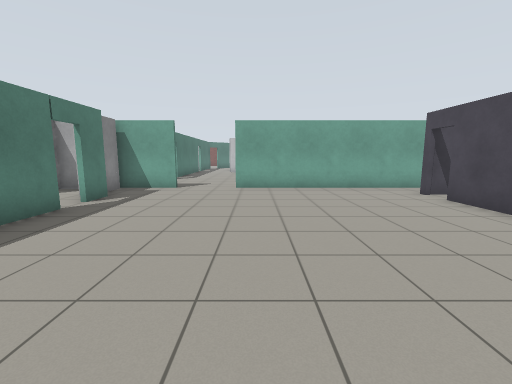
view 1 (above)

24 first-person views from a walk through a Gazebo world. The camera is 1.2 m above the floor, tilts 8° down and sees 90° across. The floor is counted in squares, 1 m on a side. Each view is taken from the middle of a square. On the plan, view 1 faces up. The plan holds only what a view shows up to about 12 squares ahead; the rest is blank. Simple patterns stand in for the simulator's built-in surfaces.

view 2
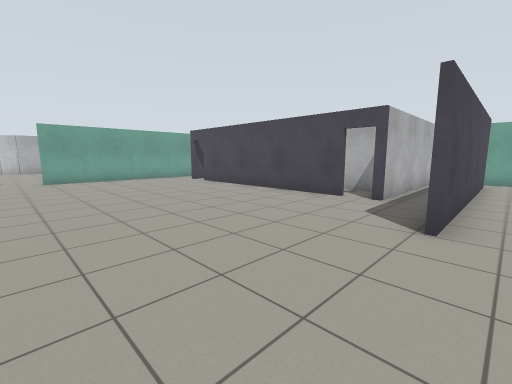

view 3
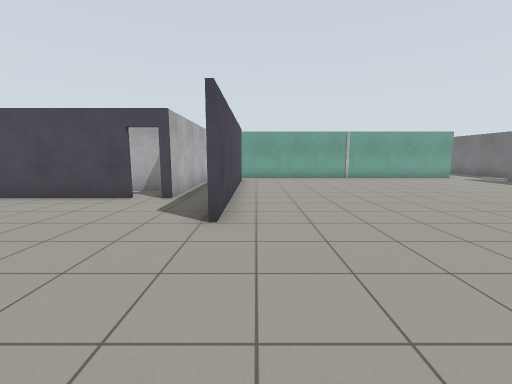

view 4
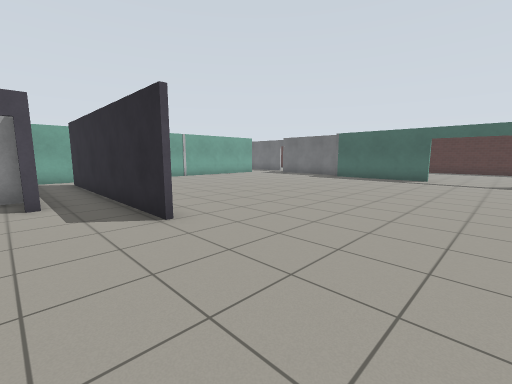

view 5
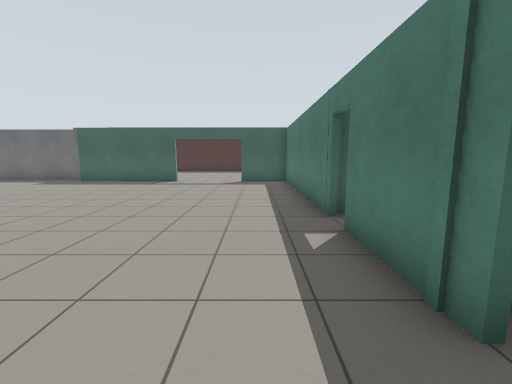

view 6
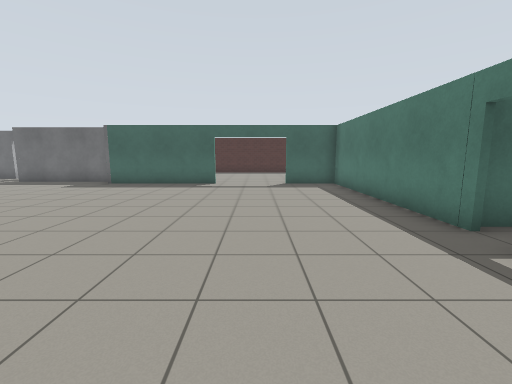

view 7
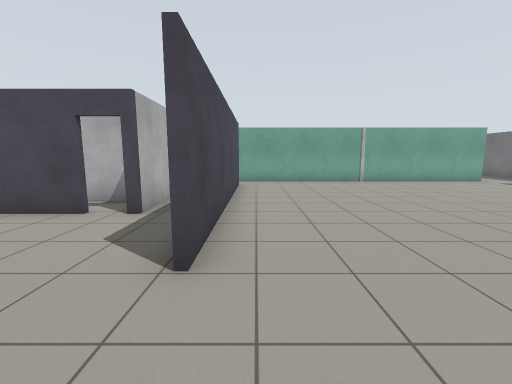

view 8
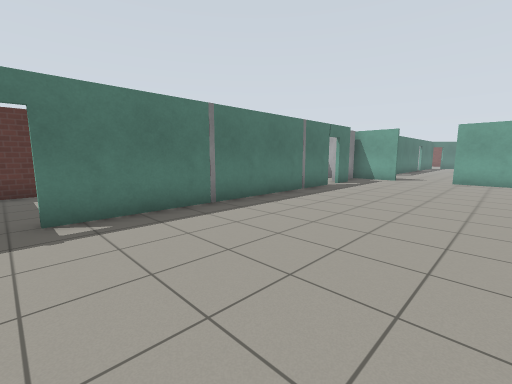

view 9
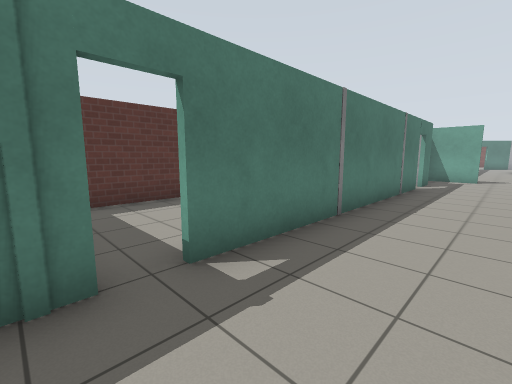

view 10
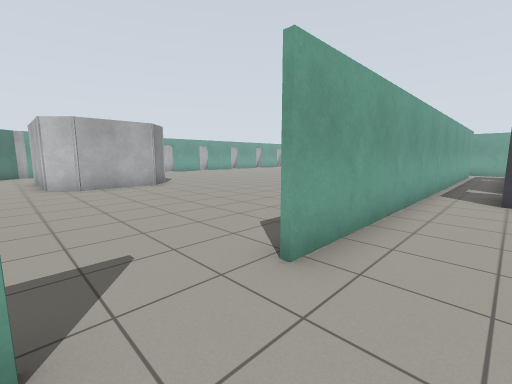

view 11
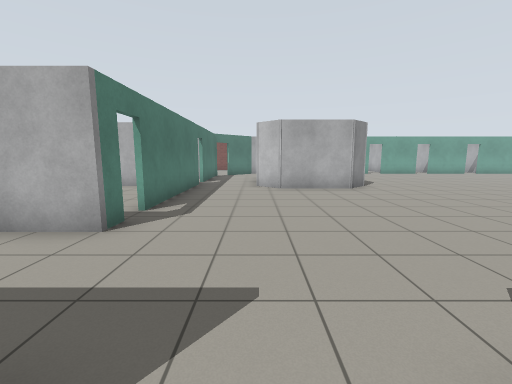

view 12
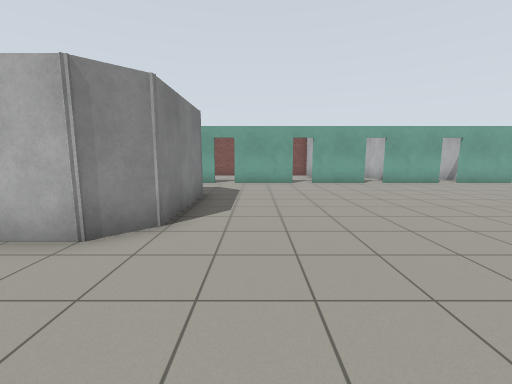

view 13
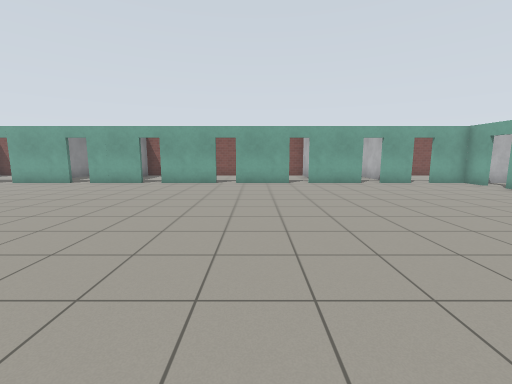

view 14
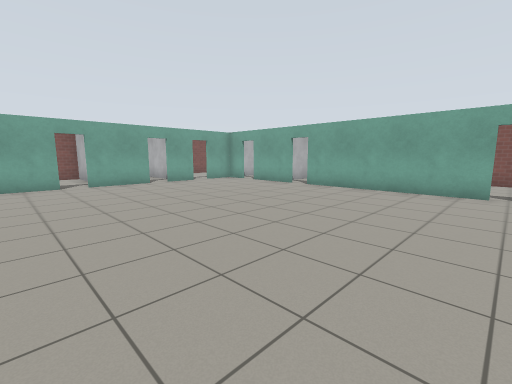

view 15
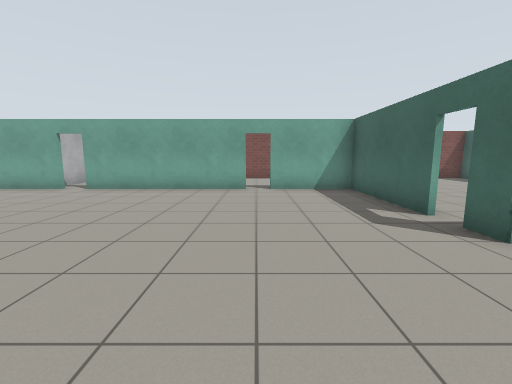

view 16
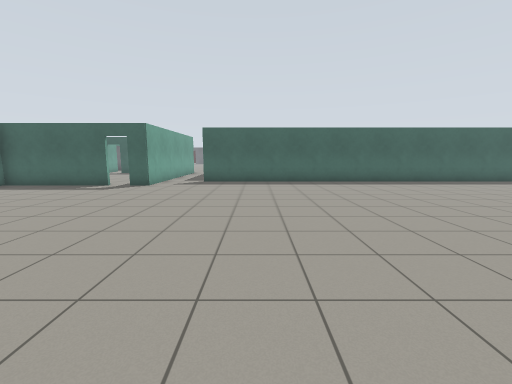

view 17
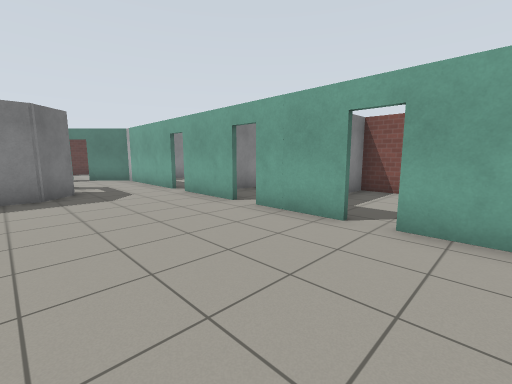

view 18
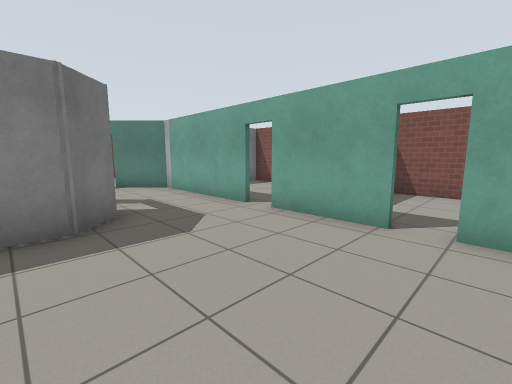

view 19
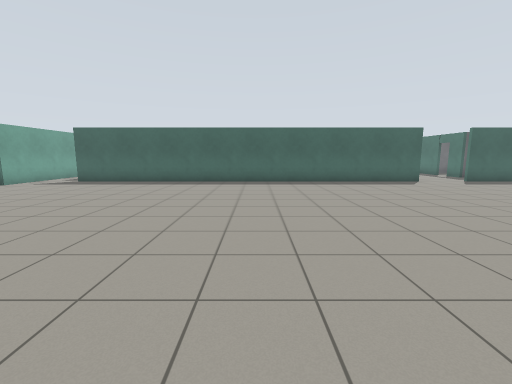

view 20
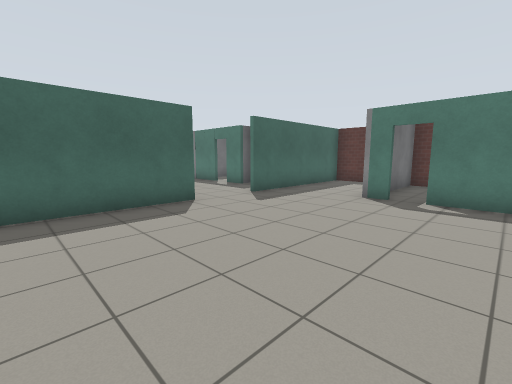

view 21
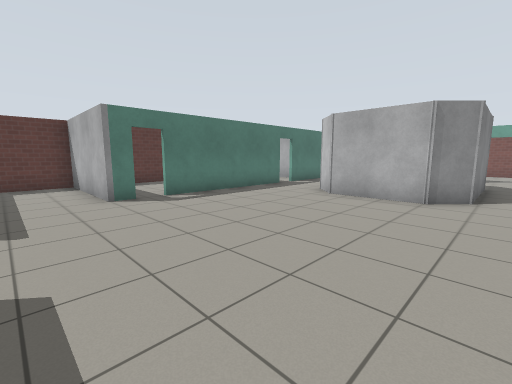

view 22
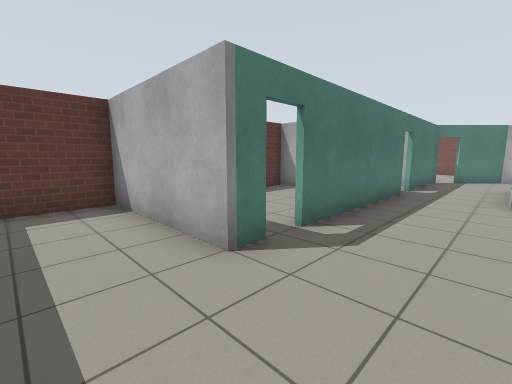

view 23
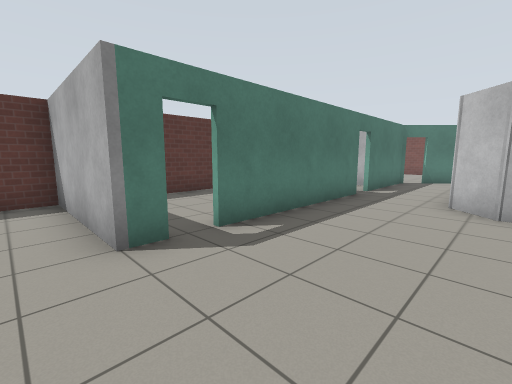

view 24
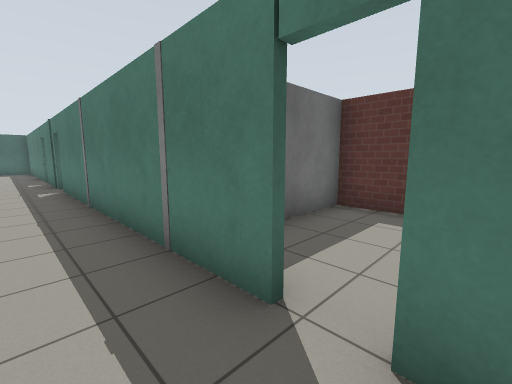

### Floor plan
Points are (right, up) in squares from view 1. A wall is a line through its corners. A room is listed if a view was taken in it or the views show most of it. See-through windows are left out.
Room 1 (views 1, 2, 3, 4, 5, 6, 7, 8, 9, 10, 11, 24)
walls: (2.5, -3.1) (10.9, -3.1); (5.2, -0.5) (5.2, 7); (-4.5, -4.4) (-4.5, -7.1); (-4.5, -7.9) (-4.5, -15.2) (-2.3, -15.2); (-4.5, 0.9) (-4.5, -3.6); (10.9, -3.3) (2.5, -3.3); (10.9, -1.6) (5.1, -1.6); (0.7, -15.2) (5.6, -15.2); (-4.5, 5.8) (-4.5, 3.1); (5.9, -16) (10.3, -16); (-4.5, 7.6) (-4.5, 6.6); (4.6, 9.7) (-0.9, 9.7); (-3, 9.7) (-5, 9.7) (-5, 8.6); (12.1, -14.7) (12.1, -2)
ways out: opening at (-2, 10) to room 2; opening at (5, 9); open door at (-4.5, -4); open door at (-4.5, 6); open door at (-4, -7.5); open door at (-1, -15); open door at (5, -1); open door at (5, 7.5); gap at (11, -3)
Room 2 (views 12, 13, 14, 15, 16, 17, 18, 19, 20, 21, 22, 23)
walls: (8.9, 26.5) (6.5, 26.5); (12.2, 26.5) (9.7, 26.5); (5.7, 26.5) (3, 26.5); (15.5, 26.5) (13.1, 26.5); (1.5, 23.6) (2.4, 22.7) (2.4, 19.3) (1.5, 18.5) (-1.1, 18.5) (-1.9, 19.3); (17.4, 9.8) (17.4, 11.5) (18.2, 11.5); (19, 11.5) (23.3, 11.5) (23.3, 14.5); (18.7, 26.5) (16.4, 26.5); (23.3, 15.3) (23.3, 21.3); (-0.9, 9.8) (15.5, 9.8); (23.3, 22) (23.3, 24.6); (21, 26.5) (19.6, 26.5); (-4.5, 18.5) (-4.5, 14.5); (-4.5, 13.8) (-4.5, 13) (-8.9, 13); (23.3, 26.5) (21.9, 26.5); (-8.8, 12.9) (-8.8, 10.5); (-8.1, 9.8) (-3, 9.8)
ways out: opening at (-2, 10) to room 1; open door at (-4.5, 14) to room 3; opening at (2, 25) to room 4; open door at (2.5, 26.5) to room 4; opening at (-3, 18) to room 5; opening at (16.5, 10); open door at (6, 26.5); open door at (9.5, 26.5); open door at (12.5, 26.5); open door at (16, 26.5); open door at (18.7, 11.3); open door at (19, 26.5); open door at (21.5, 26.5); open door at (23, 15); open door at (23, 21.5); open door at (23, 25)
Room 3 (no view inside)
walls: (-6.8, 19.3) (-8.8, 19.3) (-8.8, 12.9); (-8.9, 13.1) (-6.4, 13.1)
ways out: open door at (-4.5, 14) to room 2
Room 4 (no view inside)
walls: (2.2, 26.5) (-2.3, 26.5) (-3.8, 25)
ways out: opening at (2, 25) to room 2; open door at (2.5, 26.5) to room 2; opening at (-2, 25) to room 5; open door at (0, 23.5)
Room 5 (no view inside)
walls: (-4.5, 20) (-4.5, 18.5); (-4.5, 24.4) (-4.5, 20.9); (-1.9, 19.3) (-1.9, 22.6)
ways out: opening at (-3, 18) to room 2; opening at (-2, 25) to room 4; open door at (-4.5, 20.5)

Positions as (right, up) in squares from view 1, and headings:
1: (0, 0), facing up
2: (-2, -4), facing up-right
3: (-2, -4), facing right
4: (-2, -1), facing down-right
5: (-3, -3), facing down
6: (-1, -4), facing down
7: (0, -4), facing right
8: (1, -4), facing up-left
9: (-2, -5), facing up-left
10: (-3, 8), facing up-right
11: (-2, 9), facing up
12: (4, 15), facing up
13: (14, 15), facing up
14: (14, 15), facing up-right
15: (14, 15), facing right
16: (13, 22), facing down
17: (11, 22), facing up-left
18: (7, 22), facing up-left
19: (7, 22), facing down
20: (3, 16), facing down-left
21: (3, 11), facing up-left
22: (-2, 11), facing up-left
23: (-1, 12), facing up-left
24: (-3, 7), facing down-left
